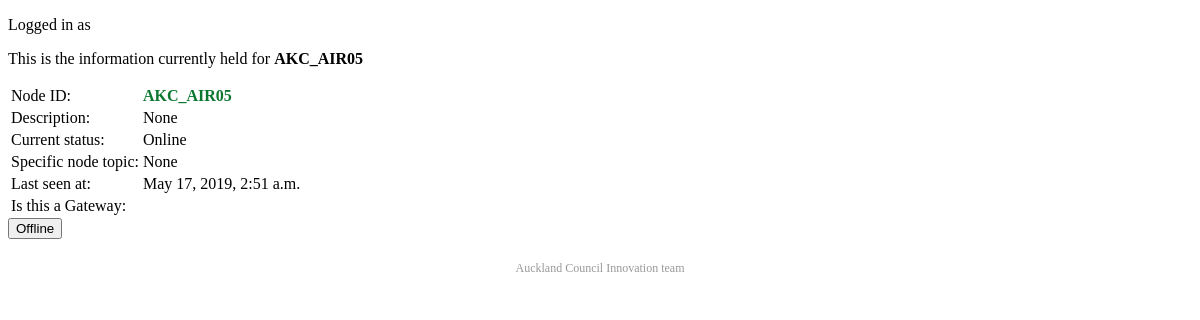
The app's page /monitor/node/37/ with its own data.
### monitor/models.py (models this page shows, shortened)
class Node(models.Model):
    nodeID = models.CharField(max_length=30)
    lastseen = models.DateTimeField(blank=True, null=True)
    statusSent = models.DateTimeField(blank=True, null=True)
    isGateway = models.BooleanField(blank=True, default=False)
    notificationSent = models.BooleanField(blank=True, default=False)
    status = models.CharField(max_length=10, blank=True, null=True)
    nextUpdate = models.DateTimeField(blank=True, null=True)
    topic = models.CharField(max_length=50, blank=True, null=True)
    descr = models.TextField(blank=True, null=True)
    topic = models.CharField(max_length=30, blank=True, null=True)
    lastData = models.TextField(blank=True, null=True)
    lastStatus = models.TextField(blank=True, null=True)
    message_delay = models.FloatField(blank=True, null=True, help_text="Minutes the node can be inactive without being considered down")
    hardware = models.CharField(max_length=50, blank=True, null=True)
    software = models.CharField(max_length=50, blank=True, null=True)
    latitude = models.FloatField(blank=True, null=True)
    longitude  = models.FloatField(blank=True, null=True)

### monitor/views.py (the view)
# urls.py: path('node/<int:node_ref>/', views.nodeDetail, name='nodeDetail'),
def nodeDetail(request, node_ref):
    node = Node.objects.get(id = node_ref)
    context = {'node': node, 'user': request.user}
    return render(request, 'monitor/nodeDetail.html', context)

### monitor/templates/monitor/nodeDetail.html (shortened to what this page needs)
{% extends "monitor/webbase.html" %}
{% block web-body %}
  <p>Logged in as {{ user.username }}</p>
  <p>This is the information currently held for <b>{{ node.nodeID }}</b></p>
    <table>
      <tr>
        <td>Node ID:</td><td><span class="nodeup">{{ node.nodeID }}</span></td>
      </tr>
      <tr>
        <td>Description:</td><td> {{ node.descr }}</td>
      </tr>
      <tr>
        <td>Current status:</td><td> {{ node.status }}</td>
      </tr>
      <tr>
        <td>Specific node topic:</td><td>{{ node.topic }}</td>
      </tr>
      <tr>
        <td>Last seen at:</td><td>{{ node.lastseen }}</td>
      </tr>
      <tr>
        <td>Is this a Gateway:</td><td> {{ node.is_gateway }}</td>
      </tr>
    </table>
  <form action="{% url 'monitor:nodeDetail' node.id  %}" method="post">
  <input type="submit" value="Offline">
  </form>
{% endblock %}

### monitor/static/monitor/style.css (style rules this page uses)
.nodeup { color: #0b772f; font-weight: bold; }

### records on screen
Node: nodeID "AKC_AIR05", descr "None", status "Online", topic "None", lastseen "May 17, 2019, 2:51 a.m."
